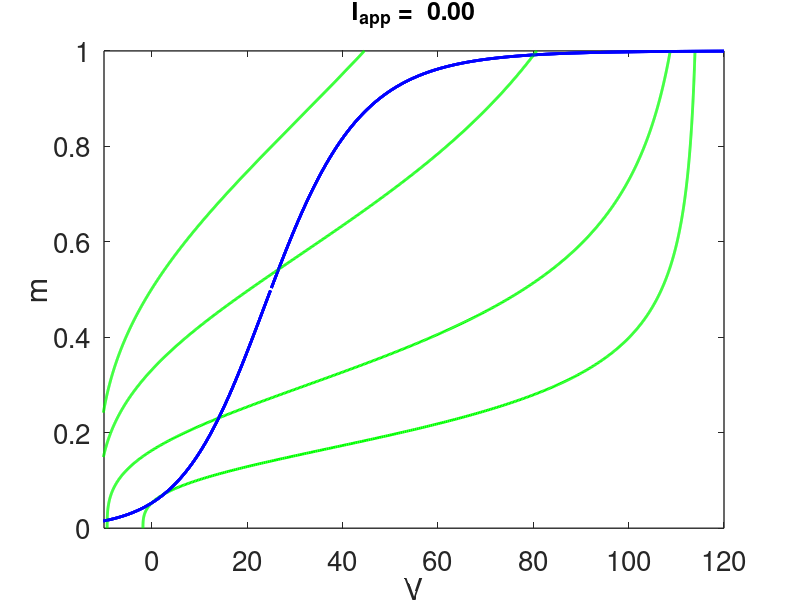

Reproduce this figure in MATLAB.
%  -------------------------------------------------------------------%%   This code sets n and h to be constant and looks at the nullclines in%   the fast Hodgkin-Huxley model%%   For Chapter 5, Fig. 5.8 of%   Keener and Sneyd, Mathematical Physiology, 3rd Edition, Springer.% %   Written by James Keener and James Sneyd% %  ------------------------------------------------------------------- clear allclose allclcset(0,                           ...   'defaultaxesfontsize', 20,   ...   'defaultaxeslinewidth', 1.0, ...   'defaultlinelinewidth', 2.0);formatSpecF = '%6.2f\n';p.Veq = 0; %is the original HH formulation%p.Veq = -65; % is the physiological formulationTfact = 1; % this is the correction factor for temperatures other that 6.3C%Tfact = 0.977 % correspnds to 0C%Tfact = 1.085 % corresponds to 30 C.p.gnabar = 120.;p.gkbar = 36;p.gl = 0.3; Vna0 = 115;Vk0 = -12;Vl0 = 10.5988;p.Vna = Tfact*(Vna0+p.Veq) - p.Veq;p.Vk = Tfact*(Vk0+p.Veq)-p.Veq;p.Vl = Tfact*(Vl0+p.Veq)-p.Veq;p.Inp = 0;  % this is the amplitude of the initial input stimulus% p.Inp = 3.47;  % this is the amplitude of the initial input stimulus %Iapp   is the amplitude of the steady current stimulusp.Iapp = 0;  % pick p.Iapp <0 to make things easier to seep.BCL = 39;p.BCL = 0;%  assign initial dataV = p.Veq;m = 0.0529;h0set=[0.5961,0.4,0.2,0.1];n0set = [0.3177,0.5,0.7,0.8];for j=1:length(n0set)    n0=n0set(j);    h0=h0set(j);        % start by plotting nullclines    Vm = [-20:0.1:120];    AM=.1*(25.-Vm)./(exp(.1*(25.-Vm))-1.);    BM=4.*exp(-Vm/18);        Minf=AM./(AM+BM);        M=[0:.001:1];    gk=p.gkbar*n0.^4;    gna=p.gnabar*M.^3.*h0;        Vs= (gna.*p.Vna +gk.*p.Vk +p.gl*p.Vl + p.Iapp)./(gna+gk+p.gl);    %Vs =(p.Iapp+gna*p.Vna +gk*p.Vk +p.gl*p.Vl)./(gna+gk+p.gl);         %this is the dv/dt=0 curve    figure(1)    plot(Vm,Minf,'b',Vs,M,'g')    xlabel('V')    ylabel('m')    axis([-10 120 0 1])     title(strcat('I_{app} = ',sprintf(formatSpecF,p.Iapp)),'fontsize',18)    hold onendhold off